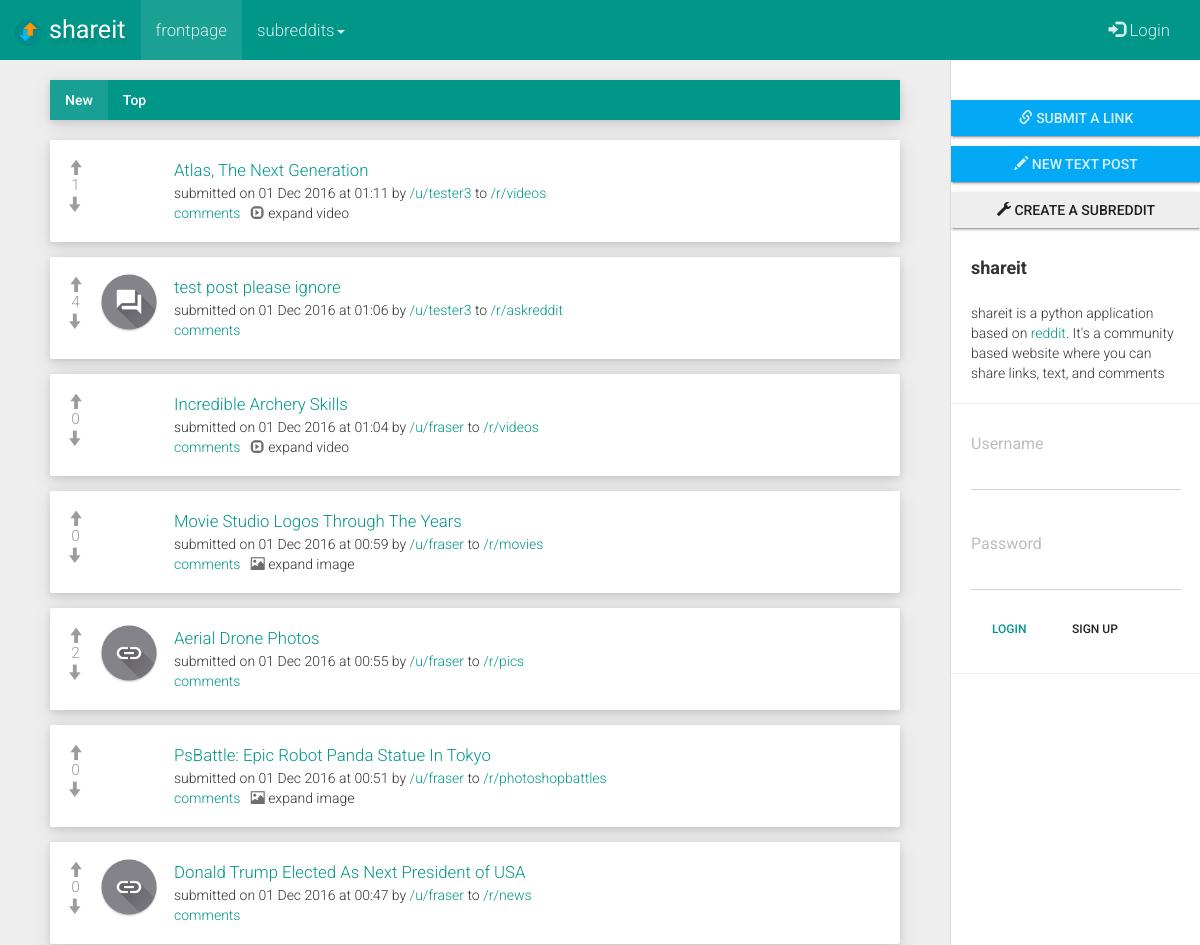
/ (upper part), run on an earlier commit of the app's database.
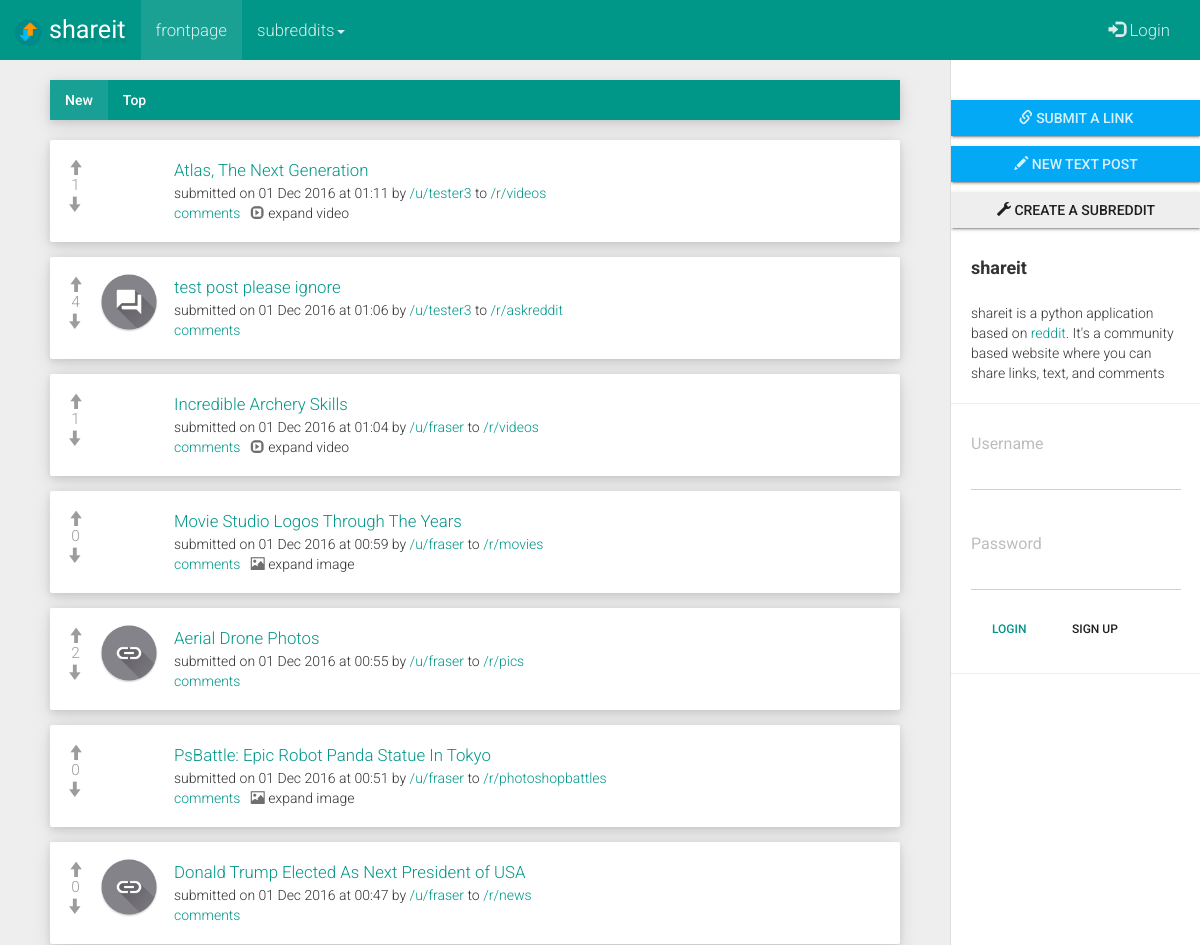
And on a later commit of the database.
### tables this page shows
CREATE TABLE posts (
  post_id TEXT UNIQUE,
  related_subreddit_id TEXT,
  related_subreddit_name TEXT,
  related_user_id TEXT,
  post_type TEXT,
  post_title TEXT,
  url_friendly_title TEXT,
  post_link TEXT,
  post_textarea TEXT,
  post_timestamp TEXT,
  post_votes TEXT,
  upvoted_by_user TEXT,
  downvoted_by_user TEXT
);

### app.py (the view)
@app.route('/')
def root():
  if 'subreddit' in session:
    session.pop('subreddit', None)
    session.pop('subreddit_id', None)
  if 'username' in session:
    username = session['username']
  else:
    username = 'null'
  con = sqlite3.connect(db_location)
  con.row_factory = sqlite3.Row
  cursor = con.cursor()
  cursor.execute("SELECT * FROM posts ORDER BY post_timestamp DESC")
  new_posts = cursor.fetchall()
  cursor.execute("SELECT * FROM posts ORDER BY cast(post_votes as REAL) DESC")
  top_posts = cursor.fetchall()
  cursor.execute("SELECT post_id FROM posts WHERE upvoted_by_user LIKE ? ORDER BY post_timestamp desc",('%'+username+'%',))
  upvoted_by_user = cursor.fetchall()
  cursor.execute("SELECT post_id FROM posts WHERE downvoted_by_user LIKE ? ORDER BY post_timestamp desc",('%'+username+'%',))
  downvoted_by_user = cursor.fetchall()
  cursor.execute("SELECT post_id FROM posts WHERE upvoted_by_user LIKE ? ORDER BY cast(post_votes as REAL) desc",('%'+username+'%',))
  top_upvoted_by_user = cursor.fetchall()
  cursor.execute("SELECT post_id FROM posts WHERE downvoted_by_user LIKE ? ORDER BY cast(post_votes as REAL) desc",('%'+username+'%',))
  top_downvoted_by_user = cursor.fetchall()
  return render_template('frontpage.html', new_posts = new_posts, top_posts = top_posts, upvoted_by_user = upvoted_by_user, downvoted_by_user = downvoted_by_user, top_upvoted_by_user = top_upvoted_by_user, top_downvoted_by_user = top_downvoted_by_user), 200

### app.py (called while the page is built)
@app.teardown_appcontext
def close_db_connection(exception):
  db = getattr(g, 'db', None)
  if db is not None:
    db.close()

### templates/frontpage.html (shortened to what this page needs)
{% extends "base.html" %}
{% block body %}
    <div id="wrapper">
        <div id="sidebar-wrapper">
            <ul class="sidebar-nav"><div class="sidebar-spacer"> </div>
              <a href="{{ url_for('submit_form', _anchor='link') }}" class="btn btn-info btn-raised btn-block btn-sq"><span class="glyphicon glyphicon-link"> </span> submit a link</a>
              <a href="{{ url_for('submit_form', _anchor='text') }}" class="btn btn-info btn-raised btn-block btn-sq"><span class="glyphicon glyphicon-pencil"> </span> new text post</a>
              <a href="{{ url_for('subreddit_creation_form') }}" class="btn btn-default btn-raised btn-block btn-sq btn-create-sub"><span class="glyphicon glyphicon-wrench"> </span> create a subreddit</a>
                <li class="sidebar-brand">
                    <strong>shareit</strong>
                </li>
                <li>
                    <small class="sidebar-item">shareit is a python application based on <a href="https://www.reddit.com">reddit</a>. It's a community based website where you can share links, text, and comments</small>
                </li>
                {% if session['username'] %}
                {% else %}
                  <hr>
                  <li>
                    <form action="{{ url_for('login') }}" method="POST">
                      <div class="form-group">
                        <label for="username">Username</label>
                        <input type="text" maxlength="15" name="username" id="username" class="form-control sidebar-login nospace" required>
                      </div>
                      <div class="form-group">
                        <label for="password">Password</label>
                        <input type="password" maxlength="50" name="password" id="password" class="form-control sidebar-login" required>
                      </div>
                      <button type="submit" class="btn btn-primary btn-sm">Login</button>
                      <a href="{{ url_for('register') }}" class="btn btn-default btn-sm">Sign up</a>
                    </form>
                  </li>
                {% endif %}
                <hr>
            </ul>
        </div>
        <div id="page-content-wrapper">
            <div class="container-fluid">
                <div class="row">
                    <div class="col-lg-12">
                        <ul class="nav nav-tabs">
                          <li class="active" id="new-tab"><a href="#new" id="show-new"> New</a></li>
                          <li id="top-tab"><a href="#top" id="show-top"> Top</a></li>
                        </ul>
                        <div class="tab-content">
                        <div id="new" class="tab-pane fade in active">
                      {% set upvote_count = 0 %}
                      {% set downvote_count = 0 %}
                         {% for post in new_posts %}
                          <div class="bs-callout bs-callout well well-custom">
                            <div class="post-votes noselect">
                              {% if session['username'] %}
                                <input type="hidden" class="upvoted-by-user" value="{{ session['username'] }}">
                                  {% if post.post_id in upvoted_by_user[upvote_count] %}
                                      <span class="glyphicon glyphicon-arrow-up prev-upvoted" id="prev-upvoted"> </span><br>
                                      {% set upvote_count = upvote_count + 1 %}
                                  {% else %}
                                      <span class="glyphicon glyphicon-arrow-up upvote" id="upvote"> </span><br>
                                  {% endif %}
                              {% else %}
                                <span class="glyphicon glyphicon-arrow-up upvote-disabled" data-toggle="modal" data-target="#vote-login"> </span><br>
                              {% endif %}
                              <span class="votes-number">{{ post.post_votes }}</span><br>
                              {% if session['username'] %}
                                <input type="hidden" class="downvoted-by-user" value="{{ session['username'] }}">
                                  {% if post.post_id in downvoted_by_user[downvote_count] %}
                                    <span class="glyphicon glyphicon-arrow-down prev-downvoted" id="prev-downvoted"> </span><br>
                                     {% set downvote_count = downvote_count + 1 %}
                                  {% else %}
                                    <span class="glyphicon glyphicon-arrow-down downvote" id="downvote"> </span><br>
                                  {% endif %}
                              {% else %}
                                <span class="glyphicon glyphicon-arrow-down downvote-disabled" data-toggle="modal" data-target="#vote-login"> </span><br>
                              {% endif %}
                            </div>
                          {% if post.post_type == 'link' %}
                            <div class="thumb-img">
                              <div class="link-thumb" style="background-image: url('{{ post.post_link }}');">
                                <a class="thumb-href" href="{{ ''.join([' ',post.post_link]) }}" target="_blank"></a>
                              </div>
                            </div>
                          {% else %}
                            <div class="thumb-img">
                              <div class="text-thumb">
                                <a class="thumb-href" href="{{ url_for('comments_section', subreddit = post.related_subreddit_name, post_id = post.post_id, post_title = post.url_friendly_title) }}"></a>
                              </div>
                            </div>
                          {% endif %}
                          {% if post.post_type == 'link' %}
                            <a href="{{ ''.join([' ',post.post_link]) }}" class="sub-list-link" target="_blank">{{ post.post_title }} </a><br>
                          {% else %}
                            <a href="{{ url_for('comments_section', subreddit = post.related_subreddit_name, post_id = post.post_id, post_title = post.url_friendly_title) }}" class="sub-list-link">{{ post.post_title }} </a><br>
                          {% endif %}
                            <small>submitted on {{ post.post_timestamp }} by <a href="{{ url_for('user',user=post.related_user_id) }}">/u/{{ post.related_user_id }}</a> to <a href="{{ url_for('subreddit',subreddit=post.related_subreddit_name) }}">/r/{{ post.related_subreddit_name }}</a> </small>
                            <br><small><a href="{{ url_for('comments_section', subreddit = post.related_subreddit_name, post_id = post.post_id, post_title = post.url_friendly_title) }}">comments</a></small>
                        <span class="toggler youtube-toggler noselect hidden"> &nbsp; <i class="glyphicon glyphicon-expand"> </i> expand video</span>
                        <span class="toggler image-toggler noselect hidden"> &nbsp; <i class="glyphicon glyphicon-picture"> </i> expand image</span>
                          </div>
                        {% endfor %}
                       </div>
                    {% set top_upvote_count = 0 %}
                    {% set top_downvote_count = 0 %}
                       </div>
                    </div>
                </div>
            </div>
        </div>
    </div>
{% endblock %}

### templates/base.html (shortened to what this page needs)
<html>
<head>
  <link href="{{ url_for('static', filename='css/bootstrap.min.css') }}" rel="stylesheet">
  <link href="{{ url_for('static', filename='css/bootstrap-material-design.min.css') }}" rel="stylesheet">
  <link href="{{ url_for('static', filename='css/ripples.min.css') }}" rel="stylesheet">
  <link href="//cdn.rawgit.com/FezVrasta/dropdown.js/master/jquery.dropdown.css" rel="stylesheet">
  <link href="{{ url_for('static', filename='css/style.css') }}" rel="stylesheet">
  <link href="{{ url_for('static', filename='css/sidebar.css') }}" rel="stylesheet">
  <link href="{{ url_for('static', filename='css/jquery-ui.css') }}" rel="stylesheet">
</head>
<body>
<nav class="navbar navbar-default">
  <div class="container-fluid">
    <div class="navbar-header">
      <a class="navbar-brand navLogo" href="{{ url_for('root') }}"><img src="{{ url_for('static', filename='img/icons/logo.png') }}" id="logo-img">shareit</a>
    </div>
    <div class="collapse navbar-collapse" id="bs-example-navbar-collapse-1">
      <ul class="nav navbar-nav">
        <li {% if request.path == '/' %}class="active"{% endif %}><a href="{{
        url_for('root') }}"> frontpage<span class="sr-only">(current)</span></a></li>
        <li class="dropdown">
          <a href="#" class="dropdown-toggle" data-toggle="dropdown"
          role="button" aria-haspopup="true" aria-expanded="false"> subreddits<span class="caret"></span></a>
        </li>
      </ul>
      <ul class="nav navbar-nav navbar-right">
        {% if session['username'] %}
        <li class="dropdown">
          <a href="#" class="dropdown-toggle" data-toggle="dropdown"
          role="button" aria-haspopup="true" aria-expanded="false"><span
          class="glyphicon glyphicon-user"></span> {{ session['username'] }} <span class="caret"></span></a>
          <ul class="dropdown-menu">
            <li><a href="{{ url_for('user',user=session['username']) }}">My profile</a></li>
            <li role="separator" class="divider"></li>
            <li><a href="{{ url_for('logout') }}"><span class="glyphicon
            glyphicon-log-out"></span> Logout</a></li>
          </ul>
        </li>
        {% else %}
        <li><a href="{{ url_for('login') }}"><span class="glyphicon
        glyphicon-log-in"></span> Login</a></li>
        {% endif %}
      </ul>
    </div>
  </div>
</nav>
  <div class="container">
  {% block body %}
  {% endblock %}
  </div>
</body>
</html>

### static/css/style.css (style rules this page uses)
@media (min-width: 768px) { .navbar { border-radius: 0px !important; } }
small { font-size: 100%; }
.navbar .navbar-nav>li>a { font-size: 1.2em !important; }
.nav-tabs > li { margin-bottom: 0px; }
.nav-tabs > li.active { background: rgb(25,160,148); }
.sidebar-nav > .btn { margin: 10px 0px !important; }
.navbar-brand { color: #fff !important; font-size: 1.8em; font-family: 'Jockey One', sans-serif; text-shadow: 2px 4px 3px rgba(0,0,0,0.1); -webkit-font-smoothing: antialiased; -moz-osx-font-smoothing: grayscale; }
#logo-img { height: 90%; margin-top: 4px; float: left; background: darkcyan; border-radius: 50%; padding: 3px; margin-right: 7px; }
.form-control { border-radius:0px !important; }
input.sidebar-login { height: 30px !important; }
.btn-sq { border-radius: 0px !important; }
.btn-create-sub { border-color: #e0e0e0 !important; }
.post-votes { float: left; width: 40px; height: 50px; text-align: center; padding-right: 7px; margin-left: -10px; font-size: 1.1em; }
.votes-number { color: #9c9c9c; }
.upvote-disabled { cursor: pointer; color: #9c9c9c; }
.downvote-disabled { cursor: pointer; color: #9c9c9c; }
.bs-callout { padding: 20px; margin: 20px 0; border: 1px solid #eee; border-left-width: 5px; border-radius: 3px; }
.bs-callout+.bs-callout { margin-top: -5px; }
.well-custom { -webkit-box-shadow: 0 2px 7px 0 rgba(0,0,0,.1), 0 6px 20px 0 rgba(0,0,0,.1) !important; box-shadow: 0 2px 7px 0 rgba(0,0,0,.1), 0 6px 20px 0 rgba(0,0,0,.1) !important; }
.nav-tabs { border-bottom: 0px !important; box-shadow: 0 2px 7px 0 rgba(0,0,0,.1), 0 6px 20px 0 rgba(0,0,0,.1) !important; }
.sub-list-link { font-size: 1.2em; }
div.default-thumb { background-image: url(../img/icons/link-icon-default.png) !important; }
div.link-thumb { width: 60px; height: 60px; float: left; margin-right: 15px; margin-top: -4px; background-size: cover; background-repeat: no-repeat; background-position: 50% 50%; border-radius: 30px; position: relative; margin-bottom: 60px; }
div.text-thumb { width: 60px; height: 60px; float: left; margin-right: 15px; margin-top: -4px; background-image: url(../img/icons/text-post-icon.png); background-size: cover; background-repeat: no-repeat; background-position: 50% 50%; border-radius: 30px; position: relative; margin-bottom: 60px; }
.thumb-href { position:absolute; top:0px; left:0px; width:100%; height:100%; display:inline; }
#sidebar-wrapper { position: fixed !important; top: 0px; overflow-y: scroll !important; }
#page-content-wrapper { position: relative !important; }
@media (min-width: 768px) and (max-width: 1400px) { .container { width: 100% !important; } }
.navbar { z-index: 5555; }
.toggler { cursor: pointer; }
.toggler > .glyphicon { opacity: 0.7; }
.noselect { -webkit-touch-callout: none; -webkit-user-select: none; -khtml-user-select: none; -moz-user-select: none; -ms-user-select: none; user-select: none; }

### static/css/sidebar.css (style rules this page uses)
body { overflow-x: hidden; }
#wrapper { margin-top: -20px; padding-left: 0; -webkit-transition: all 0.5s ease; -moz-transition: all 0.5s ease; -o-transition: all 0.5s ease; transition: all 0.5s ease; }
#sidebar-wrapper { z-index: 1000; position: absolute; right: 0px; width: 0; height: 100%; margin-left: -250px; overflow: hidden; background: #fff; border-left: 1px solid #dcdcdc; -webkit-transition: all 0.5s ease; -moz-transition: all 0.5s ease; -o-transition: all 0.5s ease; transition: all 0.5s ease; }
#page-content-wrapper { width: 100%; position: absolute; padding: 15px; }
.sidebar-nav { position: absolute; top: 0; width: 250px; margin: 0; padding: 0; list-style: none; }
.sidebar-nav li { margin: 0px 20px 0px 20px; }
.sidebar-nav > .sidebar-brand { height: 65px; font-size: 18px; line-height: 60px; }
@media (min-width:1024px) { #wrapper { margin-top: -20px; padding-right: 250px; } }
@media (min-width:1024px) { #sidebar-wrapper { width: 250px; } }
@media (min-width:1024px) { #page-content-wrapper { padding: 20px; position: relative; } }

What changed in the data, as far as the page shows it:
changed posts "Incredible Archery Skills": post_votes "0" → "1"
